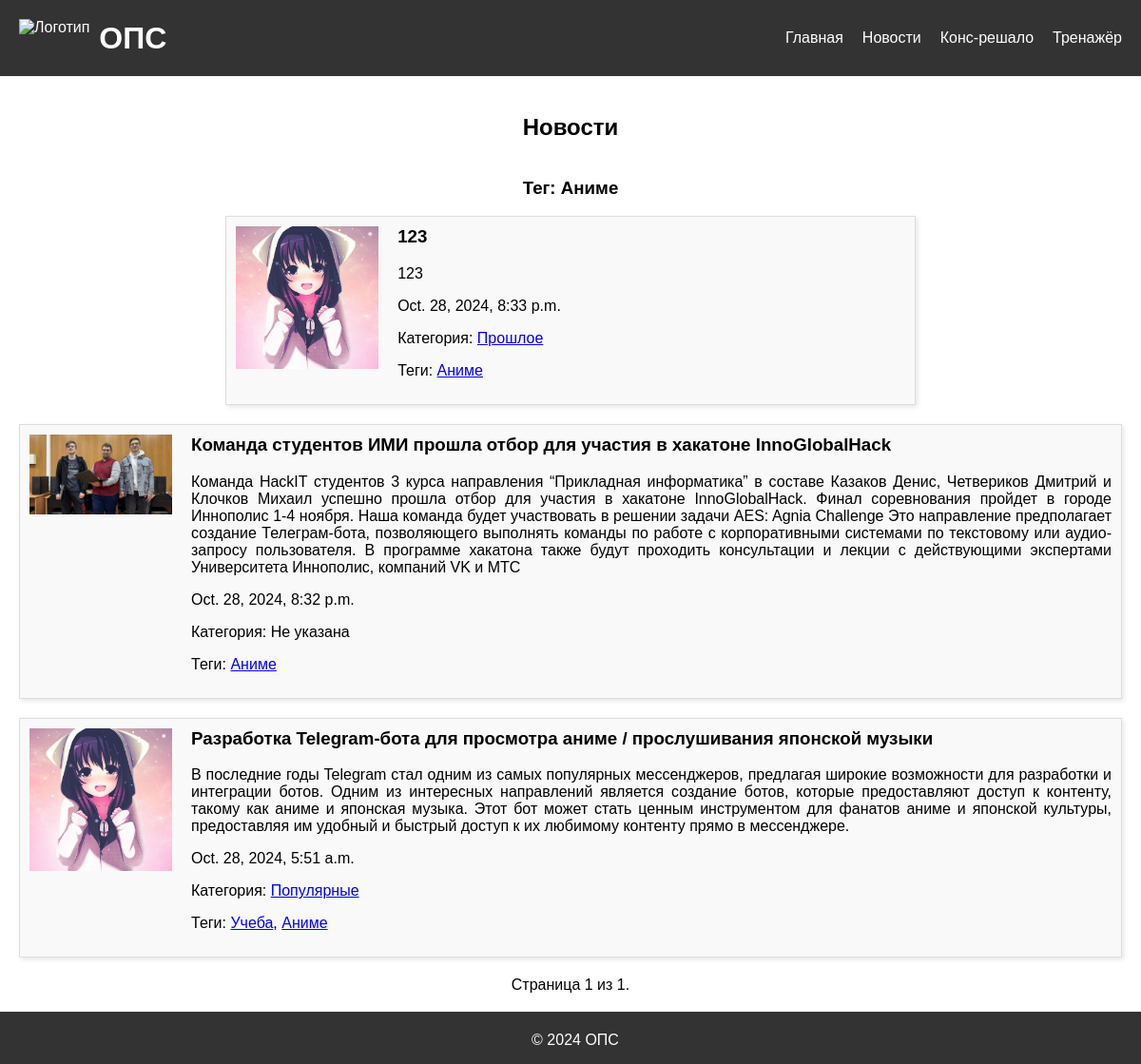
The page /glavna/tag/2/ on the database its author committed.
### novosti/models.py (models this page shows, shortened)
class Tag(models.Model):
    name = models.CharField(max_length=100)

class News(models.Model):
    title = models.CharField(max_length=200)
    content = models.TextField()
    image = models.ImageField(blank=True, upload_to='news_images/')
    pub_date = models.DateTimeField(auto_now_add=True)
    category = models.ForeignKey(Category, on_delete=models.CASCADE, null=True, blank=True)
    tags = models.ManyToManyField(Tag, blank=True)

class Category(models.Model):
    name = models.CharField(max_length=100)

### novosti/views.py (the view)
# urls.py: path('tag/<int:tag_id>/', views.news_by_tag, name='news_by_tag'),
def news_by_tag(request, tag_id):
    tag = get_object_or_404(Tag, id=tag_id)
    news_list = News.objects.filter(tags=tag).order_by('-pub_date')
    paginator = Paginator(news_list, 4)  # По 4 новости на страницу
    page_number = request.GET.get('page')
    page_obj = paginator.get_page(page_number)
    return render(request, 'news_list.html', {'page_obj': page_obj, 'tag': tag})

### novosti/templates/news_list.html (shortened to what this page needs)
{% extends 'base.html' %}
{% block content %}
<h2>Новости</h2>
{% if tag %}
    <h3>Тег: {{ tag.name }}</h3>
{% endif %}
{% for news in page_obj %}
    <article class="news-item">
        <div class="news-image">
            <img src="{{ news.image.url }}" alt="{{ news.title }}">
        </div>
        <div class="news-content">
            <h3>{{ news.title }}</h3>
            <p>{{ news.content }}</p>
            <time>{{ news.pub_date }}</time>
            {% if news.category %}
                <p>Категория: <a href="{% url 'news_by_category' news.category.id %}">{{ news.category.name }}</a></p>
            {% else %}
                <p>Категория: Не указана</p>
            {% endif %}
            <p>Теги:
                {% for tag in news.tags.all %}
                    <a href="{% url 'news_by_tag' tag.id %}">{{ tag.name }}</a>{% if not forloop.last %}, {% endif %}
                {% endfor %}
            </p>
        </div>
    </article>
{% endfor %}
<div class="pagination">
    <span class="step-links">
        <span class="current">
            Страница {{ page_obj.number }} из {{ page_obj.paginator.num_pages }}.
        </span>
    </span>
</div>
{% endblock %}

### novosti/templates/base.html (style rules this page uses)
body { font-family: Arial, sans-serif; margin: 0; padding: 0; }
article.news-item { display: flex; align-items: flex-start; margin-bottom: 20px; border: 1px solid #ddd; box-shadow: 2px 2px 5px rgba(0, 0, 0, 0.1); padding: 10px; background-color: #f9f9f9; }
.news-image { flex: 0 0 150px; margin-right: 20px; }
.news-image img { max-width: 100%; height: auto; }
.news-content { flex: 1; text-align: justify; }
.news-content h3 { margin-top: 0; }

### rows shown on the page
Tag: name "Аниме"
News: image (picture), title "123", content "123", pub_date "Oct. 28, 2024, 8:33 p.m.", category.name "Прошлое"
News: image (picture), title "Команда студентов ИМИ прошла отбор для участия в хакатоне InnoGlobalHack", content "Команда HackIT студентов 3 курса направления “Прикладная информатика” в составе Казаков Денис, Четвериков Дмитрий и Клочков Михаил успешно прошла отбор для участия в хакатоне InnoGlobalHack. Финал соревнования пройдет в городе Иннополис 1-4 ноября. Наша команда будет участвовать в решении задачи AES: Agnia Challenge Это направление предполагает создание Телеграм-бота, позволяющего выполнять команды по работе с корпоративными системами по текстовому или аудио-запросу пользователя. В программе хакатона также будут проходить консультации и лекции с действующими экспертами Университета Иннополис, компаний VK и МТС", pub_date "Oct. 28, 2024, 8:32 p.m.", shows "Категория: Не указана"
News: image (picture), title "Разработка Telegram-бота для просмотра аниме / прослушивания японской музыки", content "В последние годы Telegram стал одним из самых популярных мессенджеров, предлагая широкие возможности для разработки и интеграции ботов. Одним из интересных направлений является создание ботов, которые предоставляют доступ к контенту, такому как аниме и японская музыка. Этот бот может стать ценным инструментом для фанатов аниме и японской культуры, предоставляя им удобный и быстрый доступ к их любимому контенту прямо в мессенджере.", pub_date "Oct. 28, 2024, 5:51 a.m.", category.name "Популярные"
Tag: name "Учеба"

### other values the page prints
{{ page_obj.number }} "1"
{{ page_obj.paginator.num_pages }} "1"
